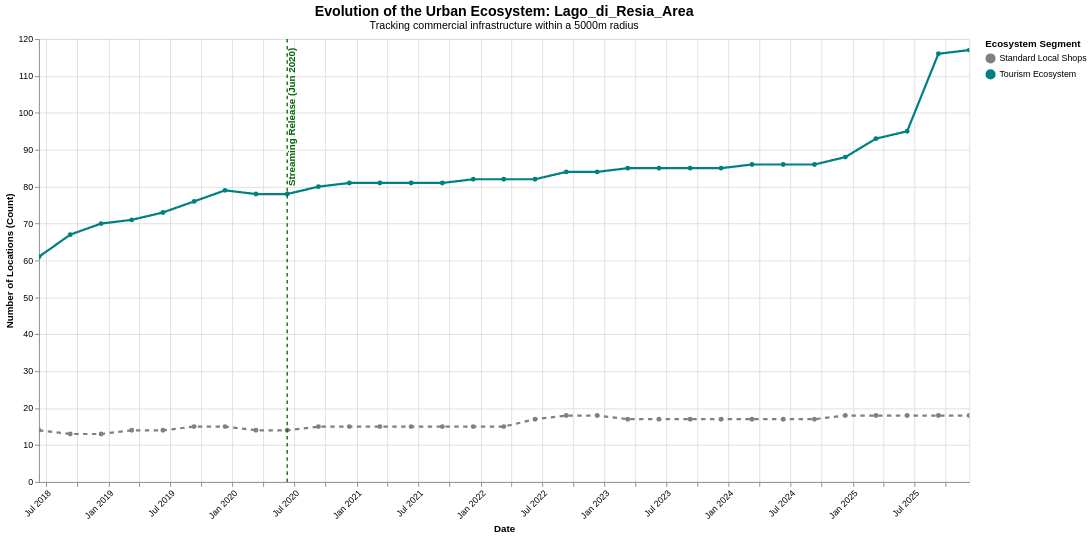

Source (Vega-Lite JSON):
### Vega-Lite specification from a JSON file in a GitHub repository (floating-point values rounded to 4 significant figures)
{"config": {"view": {"continuousWidth": 300, "continuousHeight": 300}}, "layer": [{"data": {"name": "data-6a310bfbdb3081594e797044a6aa7494"}, "mark": {"type": "line", "point": true, "strokeWidth": 2.5}, "encoding": {"color": {"field": "Category", "legend": {"orient": "right", "title": "Ecosystem Segment"}, "scale": {"domain": ["Standard Local Shops", "Tourism Ecosystem"], "range": ["gray", "teal"]}, "type": "nominal"}, "strokeDash": {"field": "Category", "legend": null, "scale": {"domain": ["Standard Local Shops", "Tourism Ecosystem"], "range": [[5, 5], [1, 0]]}, "type": "nominal"}, "tooltip": [{"field": "timestamp", "format": "%b %Y", "title": "Date", "type": "temporal"}, {"field": "Category", "title": "Segment", "type": "nominal"}, {"field": "value", "title": "Active Locations", "type": "quantitative"}], "x": {"axis": {"format": "%b %Y", "labelAngle": -45}, "field": "timestamp", "title": "Date", "type": "temporal"}, "y": {"field": "value", "title": "Number of Locations (Count)", "type": "quantitative"}}, "name": "view_76a7be60227cedc7_0"}, {"data": {"name": "data-5c5c8fbebaa29f3364acccfd904c9859"}, "mark": {"type": "rule", "size": 1.5, "strokeDash": [4, 4]}, "encoding": {"color": {"field": "Color", "scale": null, "type": "nominal"}, "x": {"field": "Date", "type": "temporal"}}}, {"data": {"name": "data-5c5c8fbebaa29f3364acccfd904c9859"}, "mark": {"type": "text", "align": "right", "angle": 270, "baseline": "top", "dx": 5, "fontSize": 11, "fontWeight": "bold"}, "encoding": {"color": {"field": "Color", "scale": null, "type": "nominal"}, "text": {"field": "Event", "type": "nominal"}, "x": {"field": "Date", "type": "temporal"}, "y": {"value": 15}}}], "height": 500, "params": [{"name": "param_1e9efca18e7a2868", "select": {"type": "interval", "encodings": ["x", "y"]}, "bind": "scales", "views": ["view_76a7be60227cedc7_0"]}], "title": {"text": "Evolution of the Urban Ecosystem: Lago_di_Resia_Area", "fontSize": 16, "subtitle": "Tracking commercial infrastructure within a 5000m radius", "subtitleFontSize": 12}, "width": 1050, "$schema": "https://vega.github.io/schema/vega-lite/v6.4.1.json", "datasets": {"data-6a310bfbdb3081594e797044a6aa7494": [{"timestamp": "2018-06-10T00:00:00", "is_tourist_related": false, "value": 14.0, "Category": "Standard Local Shops"}, {"timestamp": "2018-06-10T00:00:00", "is_tourist_related": true, "value": 61.0, "Category": "Tourism Ecosystem"}, {"timestamp": "2018-09-10T00:00:00", "is_tourist_related": false, "value": 13.0, "Category": "Standard Local Shops"}, {"timestamp": "2018-09-10T00:00:00", "is_tourist_related": true, "value": 67.0, "Category": "Tourism Ecosystem"}, {"timestamp": "2018-12-10T00:00:00", "is_tourist_related": false, "value": 13.0, "Category": "Standard Local Shops"}, {"timestamp": "2018-12-10T00:00:00", "is_tourist_related": true, "value": 70.0, "Category": "Tourism Ecosystem"}, {"timestamp": "2019-03-10T00:00:00", "is_tourist_related": false, "value": 14.0, "Category": "Standard Local Shops"}, {"timestamp": "2019-03-10T00:00:00", "is_tourist_related": true, "value": 71.0, "Category": "Tourism Ecosystem"}, {"timestamp": "2019-06-10T00:00:00", "is_tourist_related": false, "value": 14.0, "Category": "Standard Local Shops"}, {"timestamp": "2019-06-10T00:00:00", "is_tourist_related": true, "value": 73.0, "Category": "Tourism Ecosystem"}, {"timestamp": "2019-09-10T00:00:00", "is_tourist_related": false, "value": 15.0, "Category": "Standard Local Shops"}, {"timestamp": "2019-09-10T00:00:00", "is_tourist_related": true, "value": 76.0, "Category": "Tourism Ecosystem"}, {"timestamp": "2019-12-10T00:00:00", "is_tourist_related": false, "value": 15.0, "Category": "Standard Local Shops"}, {"timestamp": "2019-12-10T00:00:00", "is_tourist_related": true, "value": 79.0, "Category": "Tourism Ecosystem"}, {"timestamp": "2020-03-10T00:00:00", "is_tourist_related": false, "value": 14.0, "Category": "Standard Local Shops"}, {"timestamp": "2020-03-10T00:00:00", "is_tourist_related": true, "value": 78.0, "Category": "Tourism Ecosystem"}, {"timestamp": "2020-06-10T00:00:00", "is_tourist_related": false, "value": 14.0, "Category": "Standard Local Shops"}, {"timestamp": "2020-06-10T00:00:00", "is_tourist_related": true, "value": 78.0, "Category": "Tourism Ecosystem"}, {"timestamp": "2020-09-10T00:00:00", "is_tourist_related": false, "value": 15.0, "Category": "Standard Local Shops"}, {"timestamp": "2020-09-10T00:00:00", "is_tourist_related": true, "value": 80.0, "Category": "Tourism Ecosystem"}, {"timestamp": "2020-12-10T00:00:00", "is_tourist_related": false, "value": 15.0, "Category": "Standard Local Shops"}, {"timestamp": "2020-12-10T00:00:00", "is_tourist_related": true, "value": 81.0, "Category": "Tourism Ecosystem"}, {"timestamp": "2021-03-10T00:00:00", "is_tourist_related": false, "value": 15.0, "Category": "Standard Local Shops"}, {"timestamp": "2021-03-10T00:00:00", "is_tourist_related": true, "value": 81.0, "Category": "Tourism Ecosystem"}, {"timestamp": "2021-06-10T00:00:00", "is_tourist_related": false, "value": 15.0, "Category": "Standard Local Shops"}, {"timestamp": "2021-06-10T00:00:00", "is_tourist_related": true, "value": 81.0, "Category": "Tourism Ecosystem"}, {"timestamp": "2021-09-10T00:00:00", "is_tourist_related": false, "value": 15.0, "Category": "Standard Local Shops"}, {"timestamp": "2021-09-10T00:00:00", "is_tourist_related": true, "value": 81.0, "Category": "Tourism Ecosystem"}, {"timestamp": "2021-12-10T00:00:00", "is_tourist_related": false, "value": 15.0, "Category": "Standard Local Shops"}, {"timestamp": "2021-12-10T00:00:00", "is_tourist_related": true, "value": 82.0, "Category": "Tourism Ecosystem"}, {"timestamp": "2022-03-10T00:00:00", "is_tourist_related": false, "value": 15.0, "Category": "Standard Local Shops"}, {"timestamp": "2022-03-10T00:00:00", "is_tourist_related": true, "value": 82.0, "Category": "Tourism Ecosystem"}, {"timestamp": "2022-06-10T00:00:00", "is_tourist_related": false, "value": 17.0, "Category": "Standard Local Shops"}, {"timestamp": "2022-06-10T00:00:00", "is_tourist_related": true, "value": 82.0, "Category": "Tourism Ecosystem"}, {"timestamp": "2022-09-10T00:00:00", "is_tourist_related": false, "value": 18.0, "Category": "Standard Local Shops"}, {"timestamp": "2022-09-10T00:00:00", "is_tourist_related": true, "value": 84.0, "Category": "Tourism Ecosystem"}, {"timestamp": "2022-12-10T00:00:00", "is_tourist_related": false, "value": 18.0, "Category": "Standard Local Shops"}, {"timestamp": "2022-12-10T00:00:00", "is_tourist_related": true, "value": 84.0, "Category": "Tourism Ecosystem"}, {"timestamp": "2023-03-10T00:00:00", "is_tourist_related": false, "value": 17.0, "Category": "Standard Local Shops"}, {"timestamp": "2023-03-10T00:00:00", "is_tourist_related": true, "value": 85.0, "Category": "Tourism Ecosystem"}, {"timestamp": "2023-06-10T00:00:00", "is_tourist_related": false, "value": 17.0, "Category": "Standard Local Shops"}, {"timestamp": "2023-06-10T00:00:00", "is_tourist_related": true, "value": 85.0, "Category": "Tourism Ecosystem"}, {"timestamp": "2023-09-10T00:00:00", "is_tourist_related": false, "value": 17.0, "Category": "Standard Local Shops"}, {"timestamp": "2023-09-10T00:00:00", "is_tourist_related": true, "value": 85.0, "Category": "Tourism Ecosystem"}, {"timestamp": "2023-12-10T00:00:00", "is_tourist_related": false, "value": 17.0, "Category": "Standard Local Shops"}, {"timestamp": "2023-12-10T00:00:00", "is_tourist_related": true, "value": 85.0, "Category": "Tourism Ecosystem"}, {"timestamp": "2024-03-10T00:00:00", "is_tourist_related": false, "value": 17.0, "Category": "Standard Local Shops"}, {"timestamp": "2024-03-10T00:00:00", "is_tourist_related": true, "value": 86.0, "Category": "Tourism Ecosystem"}, {"timestamp": "2024-06-10T00:00:00", "is_tourist_related": false, "value": 17.0, "Category": "Standard Local Shops"}, {"timestamp": "2024-06-10T00:00:00", "is_tourist_related": true, "value": 86.0, "Category": "Tourism Ecosystem"}, {"timestamp": "2024-09-10T00:00:00", "is_tourist_related": false, "value": 17.0, "Category": "Standard Local Shops"}, {"timestamp": "2024-09-10T00:00:00", "is_tourist_related": true, "value": 86.0, "Category": "Tourism Ecosystem"}, {"timestamp": "2024-12-10T00:00:00", "is_tourist_related": false, "value": 18.0, "Category": "Standard Local Shops"}, {"timestamp": "2024-12-10T00:00:00", "is_tourist_related": true, "value": 88.0, "Category": "Tourism Ecosystem"}, {"timestamp": "2025-03-10T00:00:00", "is_tourist_related": false, "value": 18.0, "Category": "Standard Local Shops"}, {"timestamp": "2025-03-10T00:00:00", "is_tourist_related": true, "value": 93.0, "Category": "Tourism Ecosystem"}, {"timestamp": "2025-06-10T00:00:00", "is_tourist_related": false, "value": 18.0, "Category": "Standard Local Shops"}, {"timestamp": "2025-06-10T00:00:00", "is_tourist_related": true, "value": 95.0, "Category": "Tourism Ecosystem"}, {"timestamp": "2025-09-10T00:00:00", "is_tourist_related": false, "value": 18.0, "Category": "Standard Local Shops"}, {"timestamp": "2025-09-10T00:00:00", "is_tourist_related": true, "value": 116.0, "Category": "Tourism Ecosystem"}, {"timestamp": "2025-12-10T00:00:00", "is_tourist_related": false, "value": 18.0, "Category": "Standard Local Shops"}, {"timestamp": "2025-12-10T00:00:00", "is_tourist_related": true, "value": 117.0, "Category": "Tourism Ecosystem"}], "data-5c5c8fbebaa29f3364acccfd904c9859": [{"Date": "2020-06-10T00:00:00", "Event": "Streaming Release (Jun 2020)", "Color": "#006400"}]}}
